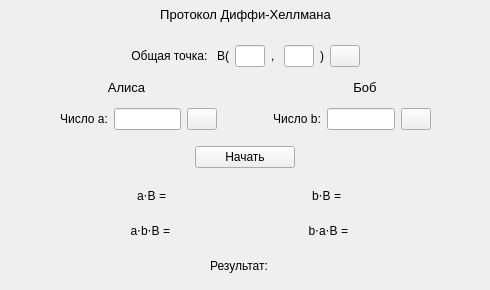
      <widget class="QWidget" name="page_3">
       <widget class="QWidget" name="verticalLayoutWidget_3">
        <property name="geometry">
         <rect>
          <x>10</x>
          <y>0</y>
          <width>471</width>
          <height>281</height>
         </rect>
        </property>
        <layout class="QVBoxLayout" name="verticalLayout_4">
         <property name="spacing">
          <number>6</number>
         </property>
         <item>
          <widget class="QLabel" name="label_38">
           <property name="font">
            <font>
             <pointsize>10</pointsize>
            </font>
           </property>
           <property name="text">
            <string>Протокол Диффи-Хеллмана</string>
           </property>
           <property name="alignment">
            <set>Qt::AlignCenter</set>
           </property>
          </widget>
         </item>
         <item>
          <spacer name="verticalSpacer_5">
           <property name="orientation">
            <enum>Qt::Vertical</enum>
           </property>
           <property name="sizeType">
            <enum>QSizePolicy::Fixed</enum>
           </property>
           <property name="sizeHint" stdset="0">
            <size>
             <width>20</width>
             <height>10</height>
            </size>
           </property>
          </spacer>
         </item>
         <item>
          <layout class="QHBoxLayout" name="horizontalLayout_10">
           <item>
            <spacer name="horizontalSpacer_18">
             <property name="orientation">
              <enum>Qt::Horizontal</enum>
             </property>
             <property name="sizeHint" stdset="0">
              <size>
               <width>40</width>
               <height>20</height>
              </size>
             </property>
            </spacer>
           </item>
           <item>
            <widget class="QLabel" name="label_39">
             <property name="text">
              <string>Общая точка: </string>
             </property>
             <property name="textFormat">
              <enum>Qt::AutoText</enum>
             </property>
             <property name="alignment">
              <set>Qt::AlignCenter</set>
             </property>
            </widget>
           </item>
           <item>
            <widget class="QLabel" name="label_40">
             <property name="text">
              <string>B(</string>
             </property>
             <property name="alignment">
              <set>Qt::AlignRight|Qt::AlignTrailing|Qt::AlignVCenter</set>
             </property>
            </widget>
           </item>
           <item>
            <widget class="QLineEdit" name="xDHLineEdit_2">
             <property name="maximumSize">
              <size>
               <width>30</width>
               <height>16777215</height>
              </size>
             </property>
             <property name="alignment">
              <set>Qt::AlignRight|Qt::AlignTrailing|Qt::AlignVCenter</set>
             </property>
            </widget>
           </item>
           <item>
            <widget class="QLabel" name="label_41">
             <property name="text">
              <string>, </string>
             </property>
             <property name="alignment">
              <set>Qt::AlignCenter</set>
             </property>
            </widget>
           </item>
           <item>
            <widget class="QLineEdit" name="yDHLineEdit_2">
             <property name="maximumSize">
              <size>
               <width>30</width>
               <height>16777215</height>
              </size>
             </property>
             <property name="alignment">
              <set>Qt::AlignRight|Qt::AlignTrailing|Qt::AlignVCenter</set>
             </property>
            </widget>
           </item>
           <item>
            <widget class="QLabel" name="label_43">
             <property name="text">
              <string>)</string>
             </property>
            </widget>
           </item>
           <item>
            <widget class="QPushButton" name="randomPointDHButton_2">
             <property name="maximumSize">
              <size>
               <width>30</width>
               <height>16777215</height>
              </size>
             </property>
             <property name="text">
              <string/>
             </property>
             <property name="icon">
              <iconset>
               <normaloff>play.png</normaloff>play.png</iconset>
             </property>
            </widget>
           </item>
           <item>
            <spacer name="horizontalSpacer_19">
             <property name="orientation">
              <enum>Qt::Horizontal</enum>
             </property>
             <property name="sizeHint" stdset="0">
              <size>
               <width>40</width>
               <height>20</height>
              </size>
             </property>
            </spacer>
           </item>
          </layout>
         </item>
         <item>
          <layout class="QHBoxLayout" name="horizontalLayout_14">
           <item>
            <widget class="QLabel" name="label_44">
             <property name="font">
              <font>
               <pointsize>10</pointsize>
              </font>
             </property>
             <property name="text">
              <string>Алиса</string>
             </property>
             <property name="alignment">
              <set>Qt::AlignCenter</set>
             </property>
            </widget>
           </item>
           <item>
            <widget class="QLabel" name="label_46">
             <property name="font">
              <font>
               <pointsize>10</pointsize>
              </font>
             </property>
             <property name="text">
              <string>Боб</string>
             </property>
             <property name="alignment">
              <set>Qt::AlignCenter</set>
             </property>
            </widget>
           </item>
          </layout>
         </item>
         <item>
          <layout class="QHBoxLayout" name="horizontalLayout_15">
           <item>
            <spacer name="horizontalSpacer_20">
             <property name="orientation">
              <enum>Qt::Horizontal</enum>
             </property>
             <property name="sizeType">
              <enum>QSizePolicy::Fixed</enum>
             </property>
             <property name="sizeHint" stdset="0">
              <size>
               <width>50</width>
               <height>20</height>
              </size>
             </property>
            </spacer>
           </item>
           <item>
            <widget class="QLabel" name="label_47">
             <property name="text">
              <string>Число a:</string>
             </property>
             <property name="alignment">
              <set>Qt::AlignCenter</set>
             </property>
            </widget>
           </item>
           <item>
            <widget class="QLineEdit" name="valueADHLineEdit_2">
             <property name="alignment">
              <set>Qt::AlignCenter</set>
             </property>
            </widget>
           </item>
           <item>
            <widget class="QPushButton" name="randomValueADHButton_2">
             <property name="maximumSize">
              <size>
               <width>30</width>
               <height>16777215</height>
              </size>
             </property>
             <property name="text">
              <string/>
             </property>
             <property name="icon">
              <iconset>
               <normaloff>play.png</normaloff>play.png</iconset>
             </property>
            </widget>
           </item>
           <item>
            <spacer name="horizontalSpacer_21">
             <property name="orientation">
              <enum>Qt::Horizontal</enum>
             </property>
             <property name="sizeType">
              <enum>QSizePolicy::MinimumExpanding</enum>
             </property>
             <property name="sizeHint" stdset="0">
              <size>
               <width>50</width>
               <height>20</height>
              </size>
             </property>
            </spacer>
           </item>
           <item>
            <widget class="QLabel" name="label_49">
             <property name="text">
              <string>Число b:</string>
             </property>
             <property name="alignment">
              <set>Qt::AlignCenter</set>
             </property>
            </widget>
           </item>
           <item>
            <widget class="QLineEdit" name="valueBDHLineEdit_2">
             <property name="alignment">
              <set>Qt::AlignCenter</set>
             </property>
            </widget>
           </item>
           <item>
            <widget class="QPushButton" name="randomValueBDHButton_2">
             <property name="maximumSize">
              <size>
               <width>30</width>
               <height>16777215</height>
              </size>
             </property>
             <property name="text">
              <string/>
             </property>
             <property name="icon">
              <iconset>
               <normaloff>play.png</normaloff>play.png</iconset>
             </property>
            </widget>
           </item>
           <item>
            <spacer name="horizontalSpacer_22">
             <property name="orientation">
              <enum>Qt::Horizontal</enum>
             </property>
             <property name="sizeType">
              <enum>QSizePolicy::Fixed</enum>
             </property>
             <property name="sizeHint" stdset="0">
              <size>
               <width>50</width>
               <height>20</height>
              </size>
             </property>
            </spacer>
           </item>
          </layout>
         </item>
         <item>
          <spacer name="verticalSpacer_6">
           <property name="orientation">
            <enum>Qt::Vertical</enum>
           </property>
           <property name="sizeType">
            <enum>QSizePolicy::Fixed</enum>
           </property>
           <property name="sizeHint" stdset="0">
            <size>
             <width>20</width>
             <height>10</height>
            </size>
           </property>
          </spacer>
         </item>
         <item>
          <layout class="QHBoxLayout" name="horizontalLayout_16">
           <item>
            <widget class="QPushButton" name="protocolDHButton_2">
             <property name="maximumSize">
              <size>
               <width>100</width>
               <height>16777215</height>
              </size>
             </property>
             <property name="text">
              <string>Начать</string>
             </property>
             <property name="autoDefault">
              <bool>true</bool>
             </property>
            </widget>
           </item>
          </layout>
         </item>
         <item>
          <spacer name="verticalSpacer_7">
           <property name="orientation">
            <enum>Qt::Vertical</enum>
           </property>
           <property name="sizeType">
            <enum>QSizePolicy::Fixed</enum>
           </property>
           <property name="sizeHint" stdset="0">
            <size>
             <width>20</width>
             <height>7</height>
            </size>
           </property>
          </spacer>
         </item>
         <item>
          <layout class="QHBoxLayout" name="horizontalLayout_17">
           <item>
            <spacer name="horizontalSpacer_23">
             <property name="orientation">
              <enum>Qt::Horizontal</enum>
             </property>
             <property name="sizeType">
              <enum>QSizePolicy::Expanding</enum>
             </property>
             <property name="sizeHint" stdset="0">
              <size>
               <width>50</width>
               <height>20</height>
              </size>
             </property>
            </spacer>
           </item>
           <item>
            <widget class="QLabel" name="label_50">
             <property name="text">
              <string>a⋅B =</string>
             </property>
             <property name="alignment">
              <set>Qt::AlignRight|Qt::AlignTrailing|Qt::AlignVCenter</set>
             </property>
            </widget>
           </item>
           <item>
            <widget class="QLabel" name="resultABDHLabel_2">
             <property name="text">
              <string/>
             </property>
            </widget>
           </item>
           <item>
            <spacer name="horizontalSpacer_24">
             <property name="orientation">
              <enum>Qt::Horizontal</enum>
             </property>
             <property name="sizeType">
              <enum>QSizePolicy::MinimumExpanding</enum>
             </property>
             <property name="sizeHint" stdset="0">
              <size>
               <width>50</width>
               <height>20</height>
              </size>
             </property>
            </spacer>
           </item>
           <item>
            <widget class="QLabel" name="label_51">
             <property name="text">
              <string>b⋅B =</string>
             </property>
             <property name="alignment">
              <set>Qt::AlignRight|Qt::AlignTrailing|Qt::AlignVCenter</set>
             </property>
            </widget>
           </item>
           <item>
            <widget class="QLabel" name="resultBBDHLabel_2">
             <property name="text">
              <string/>
             </property>
            </widget>
           </item>
           <item>
            <spacer name="horizontalSpacer_25">
             <property name="orientation">
              <enum>Qt::Horizontal</enum>
             </property>
             <property name="sizeType">
              <enum>QSizePolicy::Expanding</enum>
             </property>
             <property name="sizeHint" stdset="0">
              <size>
               <width>50</width>
               <height>20</height>
              </size>
             </property>
            </spacer>
           </item>
          </layout>
         </item>
         <item>
          <layout class="QHBoxLayout" name="horizontalLayout_18">
           <item>
            <spacer name="horizontalSpacer_26">
             <property name="orientation">
              <enum>Qt::Horizontal</enum>
             </property>
             <property name="sizeType">
              <enum>QSizePolicy::Expanding</enum>
             </property>
             <property name="sizeHint" stdset="0">
              <size>
               <width>50</width>
               <height>20</height>
              </size>
             </property>
            </spacer>
           </item>
           <item>
            <widget class="QLabel" name="label_52">
             <property name="text">
              <string>a⋅b⋅B =</string>
             </property>
             <property name="alignment">
              <set>Qt::AlignRight|Qt::AlignTrailing|Qt::AlignVCenter</set>
             </property>
            </widget>
           </item>
           <item>
            <widget class="QLabel" name="resultABBDHLabel_2">
             <property name="text">
              <string/>
             </property>
            </widget>
           </item>
           <item>
            <spacer name="horizontalSpacer_27">
             <property name="orientation">
              <enum>Qt::Horizontal</enum>
             </property>
             <property name="sizeType">
              <enum>QSizePolicy::MinimumExpanding</enum>
             </property>
             <property name="sizeHint" stdset="0">
              <size>
               <width>50</width>
               <height>20</height>
              </size>
             </property>
            </spacer>
           </item>
           <item>
            <widget class="QLabel" name="label_53">
             <property name="text">
              <string>b⋅a⋅B =</string>
             </property>
             <property name="alignment">
              <set>Qt::AlignRight|Qt::AlignTrailing|Qt::AlignVCenter</set>
             </property>
            </widget>
           </item>
           <item>
            <widget class="QLabel" name="resultBABDHLabel_2">
             <property name="text">
              <string/>
             </property>
            </widget>
           </item>
           <item>
            <spacer name="horizontalSpacer_28">
             <property name="orientation">
              <enum>Qt::Horizontal</enum>
             </property>
             <property name="sizeType">
              <enum>QSizePolicy::Expanding</enum>
             </property>
             <property name="sizeHint" stdset="0">
              <size>
               <width>50</width>
               <height>20</height>
              </size>
             </property>
            </spacer>
           </item>
          </layout>
         </item>
         <item>
          <layout class="QHBoxLayout" name="horizontalLayout_19">
           <item>
            <spacer name="horizontalSpacer_29">
             <property name="orientation">
              <enum>Qt::Horizontal</enum>
             </property>
             <property name="sizeHint" stdset="0">
              <size>
               <width>40</width>
               <height>20</height>
              </size>
             </property>
            </spacer>
           </item>
           <item>
            <widget class="QLabel" name="label_54">
             <property name="minimumSize">
              <size>
               <width>0</width>
               <height>30</height>
              </size>
             </property>
             <property name="text">
              <string>Результат:</string>
             </property>
             <property name="alignment">
              <set>Qt::AlignCenter</set>
             </property>
            </widget>
           </item>
           <item>
            <widget class="QLabel" name="resultProtocolDH_2">
             <property name="text">
              <string/>
             </property>
             <property name="alignment">
              <set>Qt::AlignCenter</set>
             </property>
            </widget>
           </item>
           <item>
            <spacer name="horizontalSpacer_30">
             <property name="orientation">
              <enum>Qt::Horizontal</enum>
             </property>
             <property name="sizeHint" stdset="0">
              <size>
               <width>40</width>
               <height>20</height>
              </size>
             </property>
            </spacer>
           </item>
          </layout>
         </item>
        </layout>
       </widget>
      </widget>
